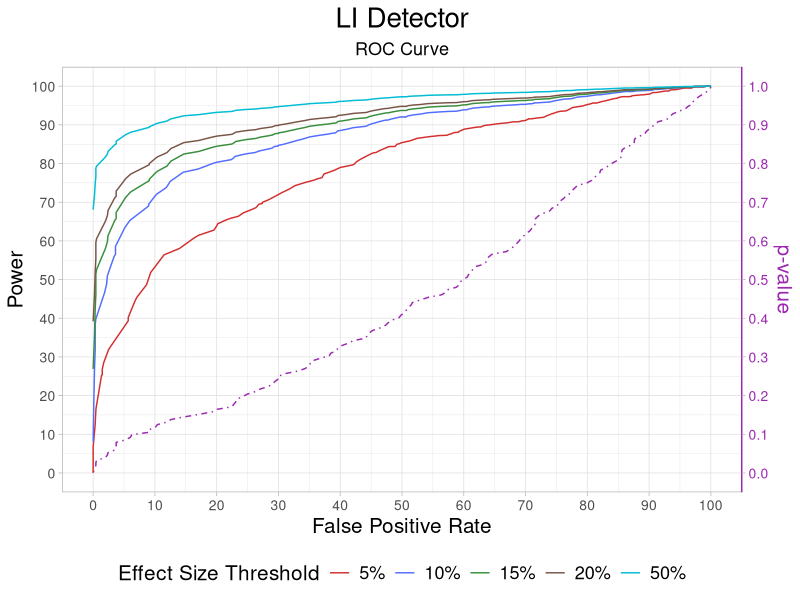
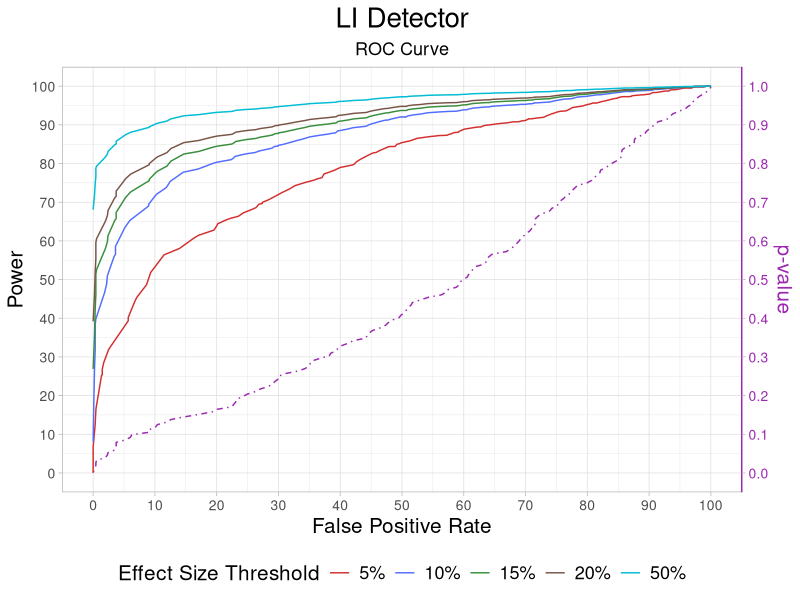

The R script that drew these images, in order:
##### ROC 4 Control Experiment
##### Author  : Saurin Parikh (dr.saurin.parikh@gmail.com)
##### Date    : 05/07/2019

##### INITIALIZE
#install.packages("RMariaDB")
#install.packages("ggplot2")
# library(RMariaDB)
library(ggplot2)
# source("R/functions/initialize.sql.R")
# conn <- initialize.sql("saurin_test")

data <- read.csv(file="rawdata/4C3_GA1_TEMP_P_ES_17.csv", header=TRUE, sep=",")

out_path = 'figs/';
expt_name = '4C3_GA1'
hr = 17
alldat <- data.frame()

#####
# query <- 'select a.orf_name, a.hours, b.p 
# from 4C3_GA1_TEMP_6144_FITNESS_STATS a, 4C3_GA1_TEMP_6144_PVALUE b 
# where a.orf_name = b.orf_name and a.hours = b.hours 
# order by p asc'
# query <- 'select a.orf_name, a.hours, a.cs_mean - 1.0009 es, b.p
# from 4C3_GA1_TEMP_6144_FITNESS_STATS a, 4C3_GA1_TEMP_6144_PVALUE b
# where a.orf_name = b.orf_name and a.hours = b.hours
# and abs(a.cs_mean - 1.0009) <= .5
# order by  p asc'
# data <- dbGetQuery(conn, query)
data <- data[data$orf_name != 'BFC100',]
data$es <- abs(data$es)

for (es in c(0.05,0.1,0.15,0.2,0.5)) {
  data.temp <- data[data$es <= es,]
  fpdat <- data.temp[data.temp$hours == 17,]
  tpdat <- data.temp[data.temp$hours != 17,]
  fp <- NULL
  tp <- NULL
  for (i in 1:length(unique(data$p))) {
    p <- unique(data$p)[i]
    fp[i] <- dim(fpdat[fpdat$p <= p,])[1]/dim(fpdat)[1] * 100
    tp[i] <- dim(tpdat[tpdat$p <= p,])[1]/dim(tpdat)[1] * 100
  }
  plotdat <- data.frame(unique(data$p),fp,tp)
  colnames(plotdat) <- c('p','FalsePositive','TruePositive')
  plotdat$ES <- es*100
  
  alldat <- rbind(alldat,plotdat)
}

ggplot() +
  geom_line(data = alldat[alldat$ES==50,], aes(x = FalsePositive, y = p*100, col = 'p'), linetype = "dotdash") +
  geom_line(data = alldat[alldat$ES==5,], aes(x = FalsePositive, y = TruePositive, col = '5%')) +
  geom_line(data = alldat[alldat$ES==10,], aes(x = FalsePositive, y = TruePositive, col = '10%')) +
  geom_line(data = alldat[alldat$ES==15,], aes(x = FalsePositive, y = TruePositive, col = '15%')) +
  geom_line(data = alldat[alldat$ES==20,], aes(x = FalsePositive, y = TruePositive, col = '20%')) +
  geom_line(data = alldat[alldat$ES==50,], aes(x = FalsePositive, y = TruePositive, col = '50%')) +
  labs(title = "LI Detector",
       subtitle = "ROC Curve",
       x = "False Positive Rate",
       y = "Power") +
  scale_x_continuous(breaks = seq(0,100,10),
                     minor_breaks = seq(0,100,5),
                     limits = c(0,100)) +
  scale_y_continuous(breaks = seq(0,100,10),
                     minor_breaks = seq(0,100,5),
                     limits = c(0,100),
                     sec.axis = sec_axis(~./100,
                                         breaks = seq(0,1,0.1),
                                         name='p-value')) +
  scale_colour_manual(name="Effect Size Threshold",
                      breaks=c("5%","10%","15%","20%","50%"),
                      values=c("5%"="#D32F2F","10%"="#536DFE","15%"="#388E3C","20%"="#795548","50%"="#00BCD4","p"="#9C27B0")) +
  theme_light() +
  theme(axis.text.x = element_text(size=10),
        axis.title.x = element_text(size=15),
        axis.text.y = element_text(size=10),
        axis.title.y = element_text(size=15),
        axis.line.y.right = element_line(color = "#9C27B0"),
        axis.text.y.right = element_text(size=10, color = "#9C27B0"),
        axis.title.y.right = element_text(size=15, color = "#9C27B0"),
        legend.text = element_text(size=13),
        legend.title = element_text(size=15),
        legend.position = "bottom",
        plot.title = element_text(size=20,hjust = 0.5),
        plot.subtitle = element_text(size=13,hjust = 0.5))
ggsave(sprintf("%s%s_ROC_%d.png",
               out_path,expt_name,hr),
       width = 10,height = 11)










